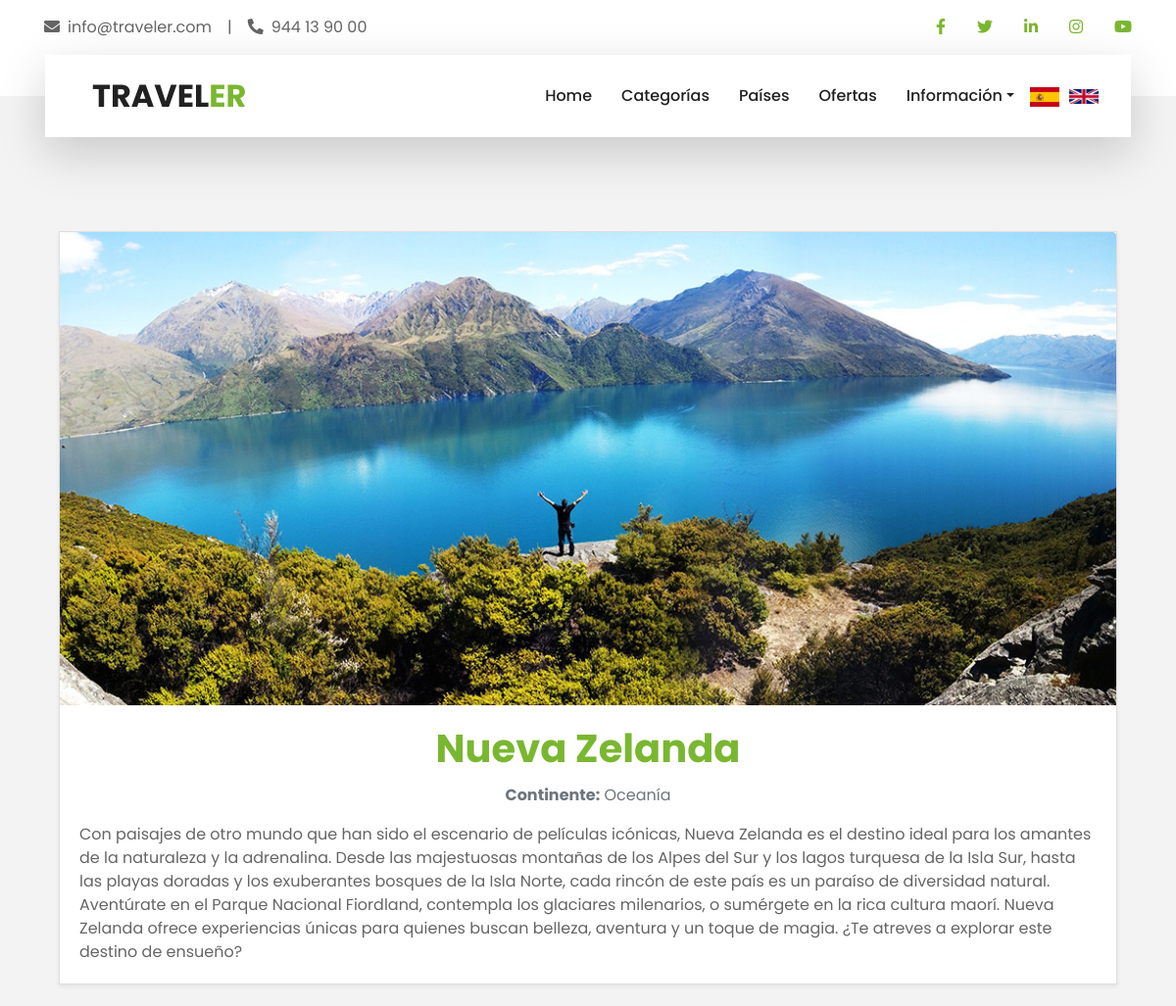
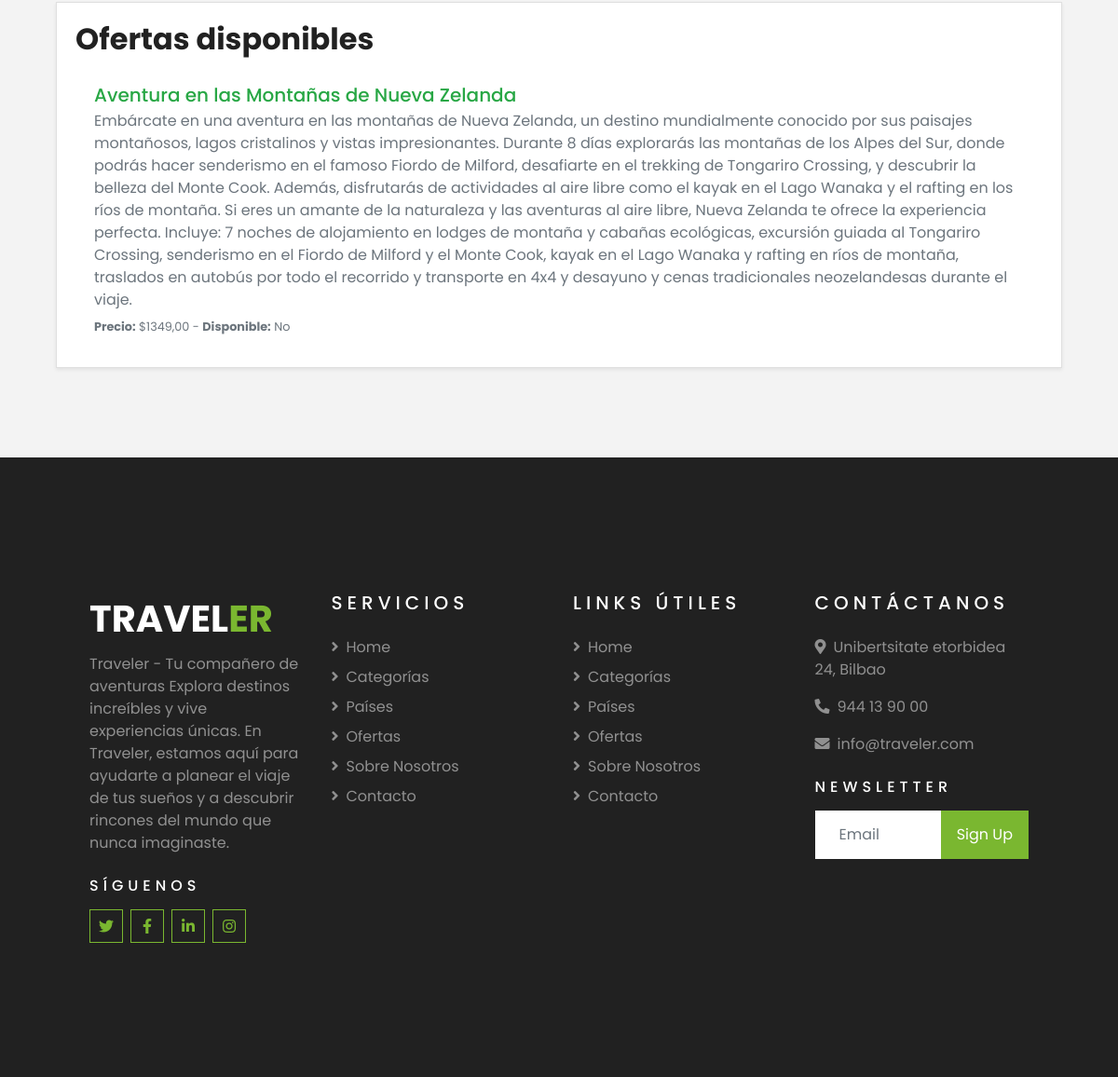
/es/paises/Nueva Zelanda/, run on the app's committed database (2 pictures, top to bottom).
### travelOffersApp/models.py (models this page shows, shortened)
class Pais(models.Model):
    nombre = models.CharField(primary_key=True, max_length=100)
    descripcion = models.TextField()
    continente = models.CharField(max_length=100)
    image = models.ImageField(upload_to='travelOffersApp/static/img/', blank=True, null=True)

class Oferta(models.Model):
    id_oferta = models.AutoField(primary_key=True)
    nombre = models.CharField(max_length=200)
    descripcion = models.TextField()
    precio = models.DecimalField(max_digits=10, decimal_places=2)
    fecha_inicio = models.DateField()
    fecha_fin = models.DateField()
    pais = models.ForeignKey(Pais, on_delete=models.CASCADE, related_name='ofertas')
    categorias = models.ManyToManyField(Categoria, related_name='ofertas')
    disponible = models.BooleanField(default=True)
    image = models.ImageField(upload_to='travelOffersApp/static/img/', blank=True, null=True)

### travelOffersApp/views.py (the view)
# urls.py: path('paises/<str:pk>/', views.PaisView.as_view(), name='pais'),
class PaisView(DetailView):
    model = Pais
    template_name = 'pais.html'
    context_object_name = 'pais'
    def get_object(self, queryset=None):
        return get_object_or_404(Pais, nombre=self.kwargs['pk'])
    def get_context_data(self, **kwargs):
        context = super().get_context_data(**kwargs)
        context['titulo_pais'] = _("Detalles del país")
        return context

### travelOffersApp/templates/pais.html (shortened to what this page needs)
{% extends "base.html" %}
{% load static %}
{% load i18n %}
{% block content %}
<div class="container my-5">
    <div class="card shadow-sm mb-4">
        {% if pais.image %}
            <img src="{% static pais.image.name %}" alt="{% trans pais.nombre %}" class="card-img-top img-fluid rounded-top">
        {% endif %}
        <div class="card-body">
            <h1 class="card-title text-center text-primary">
                {% trans pais.nombre %}
            </h1>
            <p class="text-center text-muted">
                <strong>{% blocktrans %}Continente:{% endblocktrans %}</strong>
                {% trans pais.continente %}
            </p>
            <p class="card-text">
                {% trans pais.descripcion %}
            </p>
        </div>
    </div>
    <div class="card shadow-sm">
        <div class="card-body">
            <h2 class="card-title text-dark mb-3">
            </h2>
            <ul class="list-group list-group-flush">
                {% for oferta in pais.ofertas.all %}
                    <li class="list-group-item">
                        <h5 class="mb-1">
                            <a href="{% url 'oferta' oferta.id_oferta %}" class="text-success">
                                {% trans oferta.nombre %}
                            </a>
                        </h5>
                        <p class="mb-1 text-muted">
                            {% trans oferta.descripcion %}
                        </p>
                        <small class="text-muted">
                            <strong>{% blocktrans %}Precio:{% endblocktrans %}</strong> ${{ oferta.precio }} -
                            <strong>{% blocktrans %}Disponible:{% endblocktrans %}</strong>
                            {% if oferta.disponible %}
                                {% trans "Sí" %}
                            {% else %}
                                {% trans "No" %}
                            {% endif %}
                        </small>
                    </li>
                {% empty %}
                    <li class="list-group-item text-center text-muted">
                        {% blocktrans %}No hay ofertas disponibles para este país.{% endblocktrans %}
                    </li>
                {% endfor %}
            </ul>
        </div>
    </div>
</div>
{% endblock %}

### data on the page
Pais: image (picture)
Oferta: precio "1349,00"
